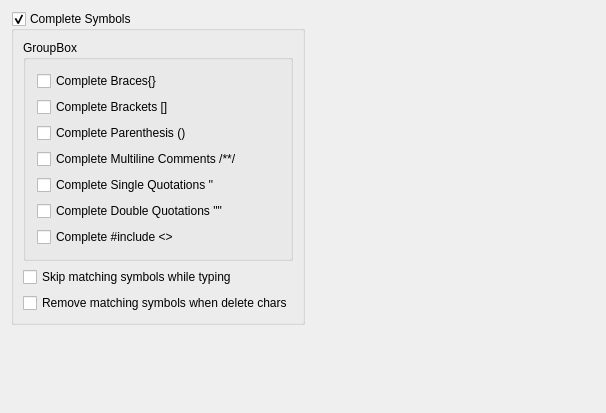
<?xml version="1.0" encoding="UTF-8"?>
<ui version="4.0">
 <class>EditorSymbolCompletionWidget</class>
 <widget class="QWidget" name="EditorSymbolCompletionWidget">
  <property name="geometry">
   <rect>
    <x>0</x>
    <y>0</y>
    <width>606</width>
    <height>413</height>
   </rect>
  </property>
  <property name="windowTitle">
   <string>Form</string>
  </property>
  <layout class="QGridLayout" name="gridLayout">
   <item row="0" column="1">
    <spacer name="horizontalSpacer">
     <property name="orientation">
      <enum>Qt::Horizontal</enum>
     </property>
     <property name="sizeHint" stdset="0">
      <size>
       <width>40</width>
       <height>20</height>
      </size>
     </property>
    </spacer>
   </item>
   <item row="0" column="0">
    <widget class="QGroupBox" name="grpCompleSymbols">
     <property name="title">
      <string>Complete Symbols</string>
     </property>
     <property name="checkable">
      <bool>true</bool>
     </property>
     <layout class="QVBoxLayout" name="verticalLayout_2">
      <item>
       <widget class="QGroupBox" name="groupBox">
        <property name="title">
         <string>GroupBox</string>
        </property>
        <layout class="QVBoxLayout" name="verticalLayout">
         <property name="leftMargin">
          <number>11</number>
         </property>
         <property name="topMargin">
          <number>11</number>
         </property>
         <property name="rightMargin">
          <number>11</number>
         </property>
         <property name="bottomMargin">
          <number>11</number>
         </property>
         <item>
          <widget class="QCheckBox" name="chkCompleteBrace">
           <property name="text">
            <string>Complete Braces{}</string>
           </property>
          </widget>
         </item>
         <item>
          <widget class="QCheckBox" name="chkCompleteBracket">
           <property name="text">
            <string>Complete Brackets []</string>
           </property>
          </widget>
         </item>
         <item>
          <widget class="QCheckBox" name="chkCompleteParenthesis">
           <property name="text">
            <string>Complete Parenthesis ()</string>
           </property>
          </widget>
         </item>
         <item>
          <widget class="QCheckBox" name="chkCompleteComments">
           <property name="text">
            <string>Complete Multiline Comments /**/</string>
           </property>
          </widget>
         </item>
         <item>
          <widget class="QCheckBox" name="chkCompleteSingleQuotation">
           <property name="text">
            <string>Complete Single Quotations ''</string>
           </property>
          </widget>
         </item>
         <item>
          <widget class="QCheckBox" name="chkCompleteDoubleQuotation">
           <property name="text">
            <string>Complete Double Quotations &quot;&quot;</string>
           </property>
          </widget>
         </item>
         <item>
          <widget class="QCheckBox" name="chkCompleteGlobalInclude">
           <property name="text">
            <string>Complete #include &lt;&gt;</string>
           </property>
          </widget>
         </item>
        </layout>
       </widget>
      </item>
      <item>
       <widget class="QCheckBox" name="chkSkipMathingSymbols">
        <property name="text">
         <string>Skip matching symbols while typing</string>
        </property>
       </widget>
      </item>
      <item>
       <widget class="QCheckBox" name="chkRemoveMatchingSymbols">
        <property name="text">
         <string>Remove matching symbols when delete chars</string>
        </property>
       </widget>
      </item>
     </layout>
    </widget>
   </item>
   <item row="1" column="0">
    <spacer name="verticalSpacer">
     <property name="orientation">
      <enum>Qt::Vertical</enum>
     </property>
     <property name="sizeHint" stdset="0">
      <size>
       <width>20</width>
       <height>40</height>
      </size>
     </property>
    </spacer>
   </item>
  </layout>
 </widget>
 <resources/>
 <connections/>
</ui>
